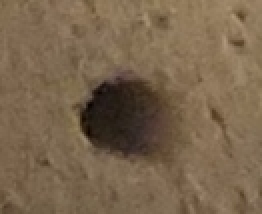
#> input picture tools/pics/templates/single/hole0.jpg, 131 x 107 px (shown 2 times larger); its folder holds 4 pictures in this run
$ python hough_circles_test.py
#> lines starting #> are read from the running program, lines starting #| are printed output that depends on the picture
import cv2
import numpy as np

holeNum = [0,1,2,3]
for j in range(len(holeNum)):
    imgloc = r"pics/templates/single/hole"+str(holeNum[j])+".jpg"
    img = cv2.imread(imgloc,0)
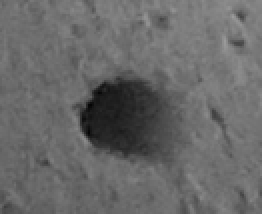
#> img: shape (107, 131) (shown 2 times larger); min 4, max 155, mean 104.3
    img = cv2.medianBlur(img,5)
    cimg = cv2.cvtColor(img,cv2.COLOR_GRAY2BGR)
    cv2.imwrite('detected circles.jpg',cimg)

    circles = cv2.HoughCircles(img,cv2.HOUGH_GRADIENT,1,20,
                                param1=50,param2=30,minRadius=0,maxRadius=0)
#> circles = [[61.5, 60.5, 21]]

    circles = np.uint16(np.around(circles))
#> circles = [[62, 60, 21]]
    for i in circles[0,:]:
        # draw the outer circle
        cv2.circle(cimg,(i[0],i[1]),i[2],(0,255,0),2)
        # draw the center of the circle
        cv2.circle(cimg,(i[0],i[1]),2,(0,0,255),3)
#> this loop made 1 pass
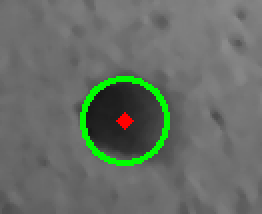
#> cimg: shape (107, 131, 3) (shown 2 times larger); mean B, G, R 102.2, 109.6, 102.9

    cv2.imwrite('pics/results/circles/hole'+str(holeNum[j])+'Detected.jpg',cimg)
#> pass 2 of the loop `for j in range(len(holeNum)):`:
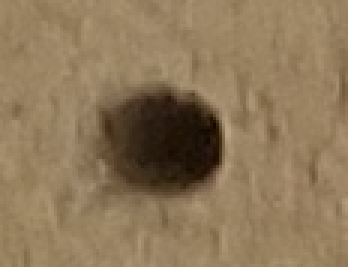
#> input picture tools/pics/templates/single/hole1.jpg, 116 x 89 px (shown 3 times larger)
#> `img = cv2.imread(imgloc,0)`:
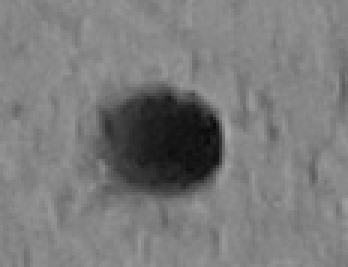
#> img: shape (89, 116) (shown 3 times larger); min 10, max 166, mean 122.6
#> `circles = cv2.HoughCircles(img,cv2.HOUGH_GRADIENT,1,20, param1=50,para..`: circles = [[56.5, 46.5, 17.4]]
#> `circles = np.uint16(np.around(circles))`: circles = [[56, 46, 17]]
#> the loop `for i in circles[0,:]:` made 1 pass
#> after the loop `for i in circles[0,:]:`:
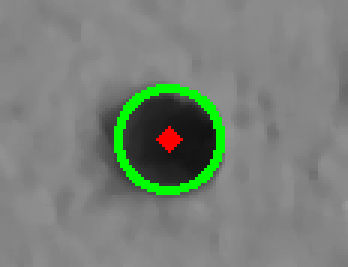
#> cimg: shape (89, 116, 3) (shown 3 times larger); mean B, G, R 120.3, 128.6, 121.3
#> pass 3 of the loop `for j in range(len(holeNum)):`:
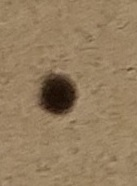
#> input picture tools/pics/templates/single/hole2.jpg, 137 x 186 px
#> `img = cv2.imread(imgloc,0)`:
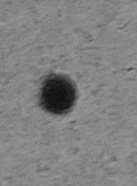
#> img: shape (186, 137); min 14, max 162, mean 129.4
#> `circles = cv2.HoughCircles(img,cv2.HOUGH_GRADIENT,1,20, param1=50,para..`: circles = [[58.5, 93.5, 19.4]]
#> `circles = np.uint16(np.around(circles))`: circles = [[58, 94, 19]]
#> the loop `for i in circles[0,:]:` made 1 pass
#> after the loop `for i in circles[0,:]:`:
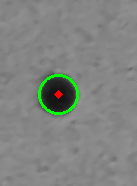
#> cimg: shape (186, 137, 3); mean B, G, R 128.3, 131.8, 128.7
#> the loop made 4 passes; the first 3 are shown
